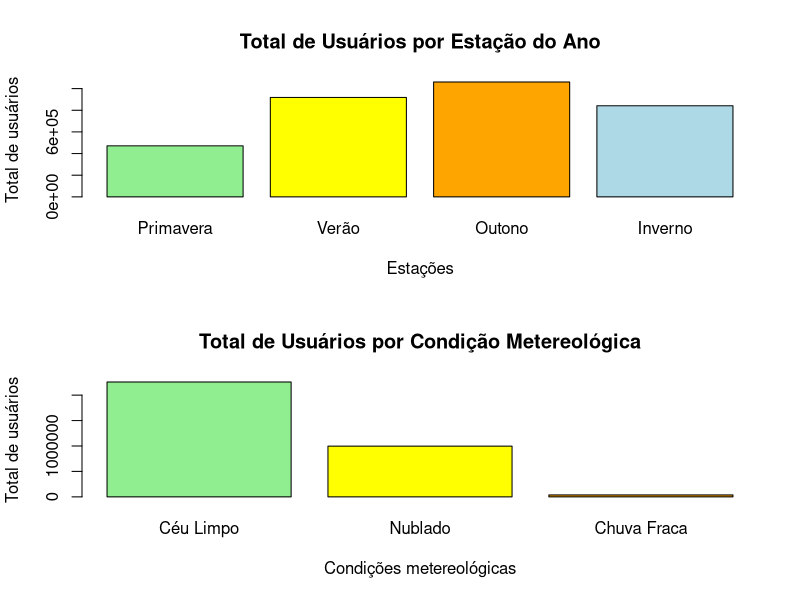
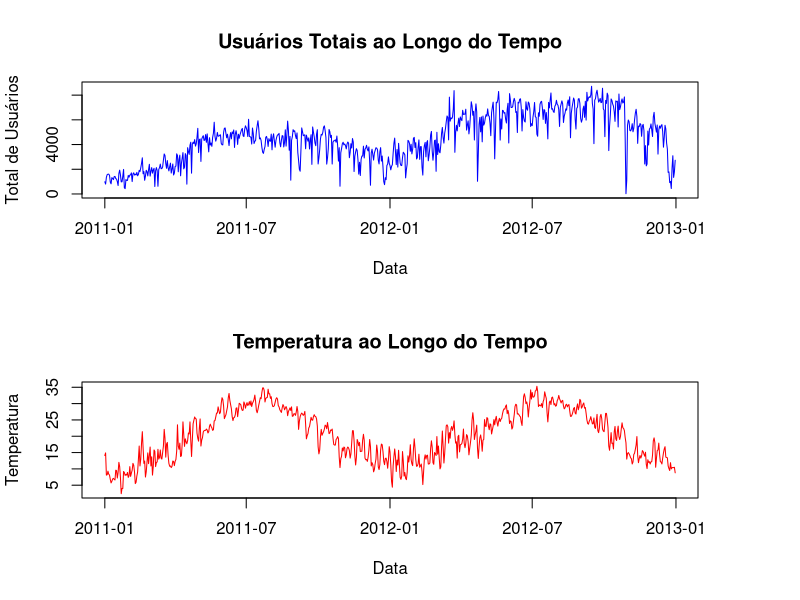

The R source for these figures, in order:
dados <- read.csv("dados/HW1_bike_sharing.csv")

# 3.1
numero_total_de_observacoes <-nrow(dados)
numero_total_de_observacoes

inicio_da_amostra <- min(dados$dteday)
inicio_da_amostra

fim_da_amostra <- max(dados$dteday)
fim_da_amostra

# 3.2
variaveis_relevantes <- dados[c("temp", "casual", "registered")]

resumo_estatistico <- summary(variaveis_relevantes)
resumo_estatistico

dados$season <- factor(dados$season, 
                       levels = c(1, 2, 3, 4),
                       labels = c("Primavera", "Verão", "Outono", "Inverno")
                )
dados$weathersit <- factor(dados$weathersit, 
                       levels = c(1, 2, 3, 4),
                       labels = c("Céu Limpo", "Nublado", "Chuva Fraca", "Chuva Forte")
                ) 

dados$total_users <- dados$casual + dados$registered

total_por_estacao <- aggregate(total_users ~ season,
                               data = dados,
                               FUN = sum)             
total_por_condicao <- aggregate(total_users ~ weathersit,
                               data = dados,
                               FUN = sum)

pdf("graficos/graficos_questao3.pdf")
par(mfrow = c(2, 1))
barplot(total_por_estacao$total_users,
        names.arg = total_por_estacao$season,
        main = "Total de Usuários por Estação do Ano",
        ylab = "Total de usuários",
        xlab = "Estações",
        col = c("lightgreen", "yellow", "orange", "lightblue")
        )

barplot(total_por_condicao$total_users,
        names.arg = total_por_condicao$weathersit,
        main = "Total de Usuários por Condição Metereológica",
        ylab = "Total de usuários",
        xlab = "Condições metereológicas",
        col = c("lightgreen", "yellow", "orange", "lightblue")
        )



dados$dteday <- as.Date(dados$dteday)

par(mar = c(5, 4, 4, 5) + 0.1)
plot(dados$dteday, dados$total_users,
     type = "l",
     col = "blue",
     xlab = "Data",
     ylab = "Total de Usuários",
     main = "Usuários Totais ao Longo do Tempo"
)

plot(dados$dteday, dados$temp,
     type = "l",
     col = "red",
     xlab = "Data",
     ylab = "Temperatura",
     main = "Temperatura ao Longo do Tempo"
)

dev.off()